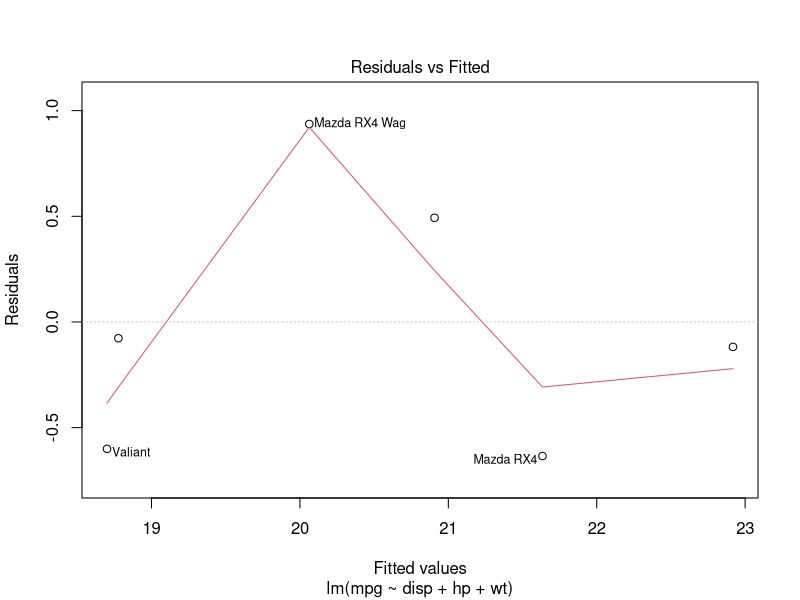
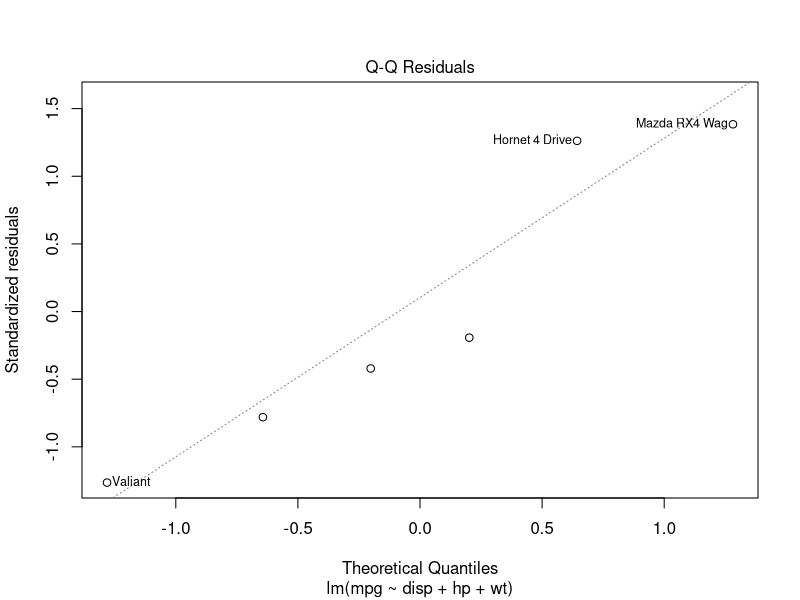
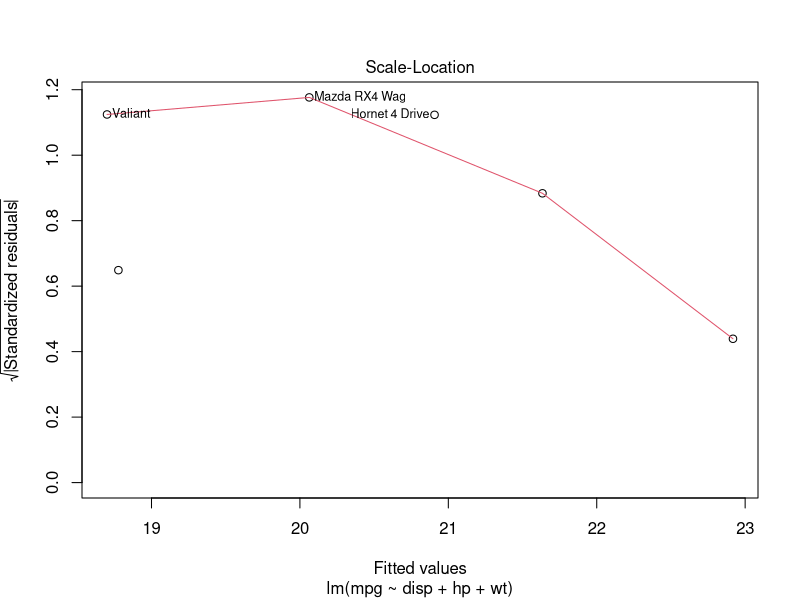
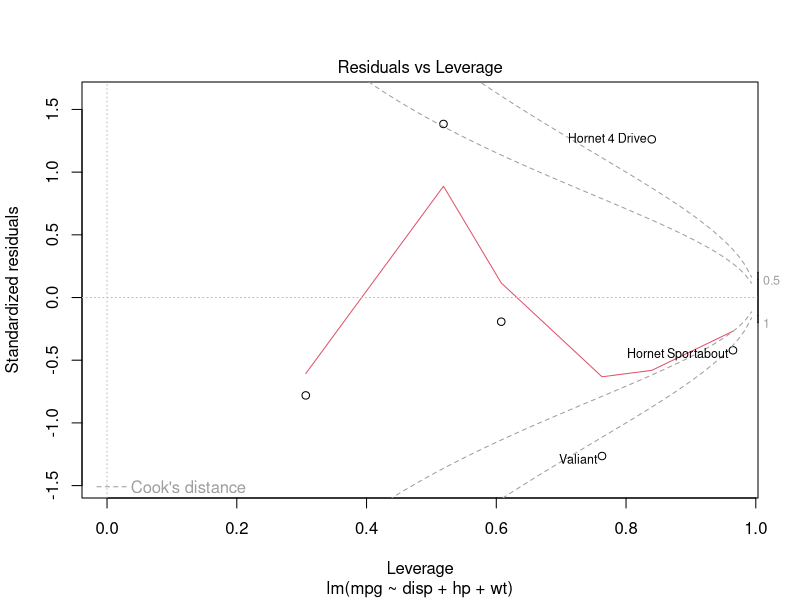

These charts were generated, in order, by the following R code:
input <- head(mtcars[,c("mpg","disp","hp","wt")])

# Create the relationship model.
model <- lm(mpg~disp+hp+wt, data = input)

# Show the model.
print(model)

# Get the Intercept and coefficients as vector elements.
cat("# # # # The Coefficient Values # # # ","\n")

a <- coef(model)[1]
print(a)

Xdisp <- coef(model)[2]
Xhp <- coef(model)[3]
Xwt <- coef(model)[4]

print(Xdisp)
print(Xhp)
print(Xwt)
summary(model)
plot(model)
